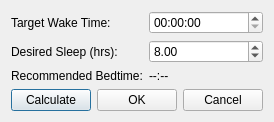
<?xml version="1.0" encoding="UTF-8"?>
<ui version="4.0">
 <class>SmartAlarmDialog</class>
 <widget class="QDialog" name="SmartAlarmDialog">
  <property name="windowTitle">
   <string>Smart Alarm</string>
  </property>
  <layout class="QVBoxLayout" name="verticalLayoutMain">
   <item>
    <layout class="QFormLayout" name="formLayout">
     <item row="0" column="0">
      <widget class="QLabel" name="lblWakeTime">
       <property name="text">
        <string>Target Wake Time:</string>
       </property>
      </widget>
     </item>
     <item row="0" column="1">
      <widget class="QTimeEdit" name="timeTargetWake"/>
     </item>
     <item row="1" column="0">
      <widget class="QLabel" name="lblDesiredHours">
       <property name="text">
        <string>Desired Sleep (hrs):</string>
       </property>
      </widget>
     </item>
     <item row="1" column="1">
      <widget class="QDoubleSpinBox" name="spinDesiredHours">
       <property name="minimum">
        <double>0</double>
       </property>
       <property name="maximum">
        <double>12</double>
       </property>
       <property name="value">
        <double>8</double>
       </property>
       <property name="singleStep">
        <double>0.5</double>
       </property>
      </widget>
     </item>
     <item row="2" column="0">
      <widget class="QLabel" name="lblRecommendedBedtimeLabel">
       <property name="text">
        <string>Recommended Bedtime:</string>
       </property>
      </widget>
     </item>
     <item row="2" column="1">
      <widget class="QLabel" name="lblOptimalTime">
       <property name="text">
        <string>--:--</string>
       </property>
      </widget>
     </item>
    </layout>
   </item>
   <item>
    <layout class="QHBoxLayout" name="horizontalLayoutButtons">
     <item>
      <widget class="QPushButton" name="btnCalculate">
       <property name="text">
        <string>Calculate</string>
       </property>
      </widget>
     </item>
     <item>
      <widget class="QPushButton" name="buttonBoxOk">
       <property name="text">
        <string>OK</string>
       </property>
      </widget>
     </item>
     <item>
      <widget class="QPushButton" name="buttonBoxCancel">
       <property name="text">
        <string>Cancel</string>
       </property>
      </widget>
     </item>
    </layout>
   </item>
  </layout>
 </widget>
 <resources/>
 <connections/>
</ui>
